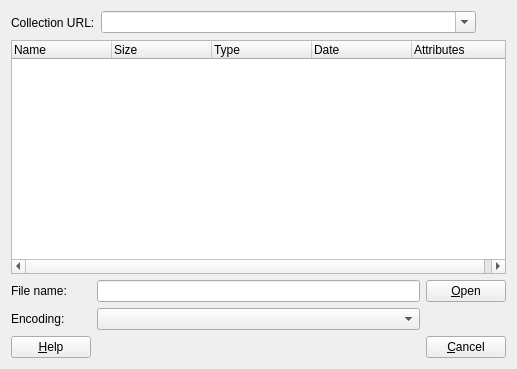
<ui version="4.0" >
 <author></author>
 <comment></comment>
 <exportmacro></exportmacro>
 <class>UrlBrowseDialogBase</class>
 <widget class="QDialog" name="UrlBrowseDialogBase" >
  <property name="geometry" >
   <rect>
    <x>0</x>
    <y>0</y>
    <width>517</width>
    <height>369</height>
   </rect>
  </property>
  <property name="windowTitle" >
   <string>Open</string>
  </property>
  <layout class="QVBoxLayout" >
   <property name="margin" >
    <number>11</number>
   </property>
   <property name="spacing" >
    <number>6</number>
   </property>
   <item>
    <layout class="QHBoxLayout" >
     <property name="margin" >
      <number>0</number>
     </property>
     <property name="spacing" >
      <number>6</number>
     </property>
     <item>
      <widget class="QLabel" name="textLabel1" >
       <property name="sizePolicy" >
        <sizepolicy>
         <hsizetype>5</hsizetype>
         <vsizetype>5</vsizetype>
         <horstretch>0</horstretch>
         <verstretch>0</verstretch>
        </sizepolicy>
       </property>
       <property name="text" >
        <string>Collection URL:</string>
       </property>
      </widget>
     </item>
     <item>
      <widget class="QComboBox" name="urlComboBox_" >
       <property name="sizePolicy" >
        <sizepolicy>
         <hsizetype>7</hsizetype>
         <vsizetype>0</vsizetype>
         <horstretch>0</horstretch>
         <verstretch>0</verstretch>
        </sizepolicy>
       </property>
       <property name="editable" >
        <bool>true</bool>
       </property>
       <property name="insertPolicy" >
        <enum>QComboBox::InsertAtTop</enum>
       </property>
       <property name="autoCompletion" >
        <bool>true</bool>
       </property>
       <property name="duplicatesEnabled" >
        <bool>false</bool>
       </property>
      </widget>
     </item>
     <item>
      <widget class="QToolButton" name="upToolButton_" >
       <property name="text" >
        <string/>
       </property>
       <property name="icon" >
        <iconset>image0</iconset>
       </property>
       <property name="autoRaise" >
        <bool>true</bool>
       </property>
      </widget>
     </item>
    </layout>
   </item>
   <item>
    <widget class="QTreeWidget" name="fileListView_" >
     <property name="rootIsDecorated" >
      <bool>false</bool>
     </property>
     <column>
      <property name="text" >
       <string>Name</string>
      </property>
     </column>
     <column>
      <property name="text" >
       <string>Size</string>
      </property>
     </column>
     <column>
      <property name="text" >
       <string>Type</string>
      </property>
     </column>
     <column>
      <property name="text" >
       <string>Date</string>
      </property>
     </column>
     <column>
      <property name="text" >
       <string>Attributes</string>
      </property>
     </column>
    </widget>
   </item>
   <item>
    <layout class="QGridLayout" >
     <property name="margin" >
      <number>0</number>
     </property>
     <property name="spacing" >
      <number>6</number>
     </property>
     <item row="1" column="1" >
      <widget class="QComboBox" name="encodingComboBox_" />
     </item>
     <item row="2" column="1" >
      <spacer>
       <property name="orientation" >
        <enum>Qt::Horizontal</enum>
       </property>
       <property name="sizeType" >
        <enum>QSizePolicy::Expanding</enum>
       </property>
       <property name="sizeHint" >
        <size>
         <width>228</width>
         <height>20</height>
        </size>
       </property>
      </spacer>
     </item>
     <item row="0" column="2" >
      <widget class="QPushButton" name="okButton_" >
       <property name="text" >
        <string>&amp;Open</string>
       </property>
       <property name="shortcut" >
        <string>Alt+O</string>
       </property>
       <property name="autoDefault" >
        <bool>false</bool>
       </property>
      </widget>
     </item>
     <item row="2" column="2" >
      <widget class="QPushButton" name="cancelButton_" >
       <property name="text" >
        <string>&amp;Cancel</string>
       </property>
       <property name="shortcut" >
        <string>Alt+C</string>
       </property>
       <property name="autoDefault" >
        <bool>false</bool>
       </property>
      </widget>
     </item>
     <item row="0" column="0" >
      <widget class="QLabel" name="filenameLabel_" >
       <property name="text" >
        <string>File name:</string>
       </property>
      </widget>
     </item>
     <item row="2" column="0" >
      <widget class="QPushButton" name="helpButton_" >
       <property name="text" >
        <string>&amp;Help</string>
       </property>
       <property name="shortcut" >
        <string>Alt+H</string>
       </property>
       <property name="autoDefault" >
        <bool>false</bool>
       </property>
      </widget>
     </item>
     <item row="0" column="1" >
      <widget class="QLineEdit" name="fileLineEdit_" />
     </item>
     <item row="1" column="0" >
      <widget class="QLabel" name="encodingLabel_" >
       <property name="text" >
        <string>Encoding:</string>
       </property>
      </widget>
     </item>
    </layout>
   </item>
  </layout>
 </widget>
 <layoutdefault spacing="6" margin="11" />
 <pixmapfunction></pixmapfunction>
 <resources/>
 <connections>
  <connection>
   <sender>cancelButton_</sender>
   <signal>clicked()</signal>
   <receiver>UrlBrowseDialogBase</receiver>
   <slot>reject()</slot>
   <hints>
    <hint type="sourcelabel" >
     <x>20</x>
     <y>20</y>
    </hint>
    <hint type="destinationlabel" >
     <x>20</x>
     <y>20</y>
    </hint>
   </hints>
  </connection>
 </connections>
</ui>
